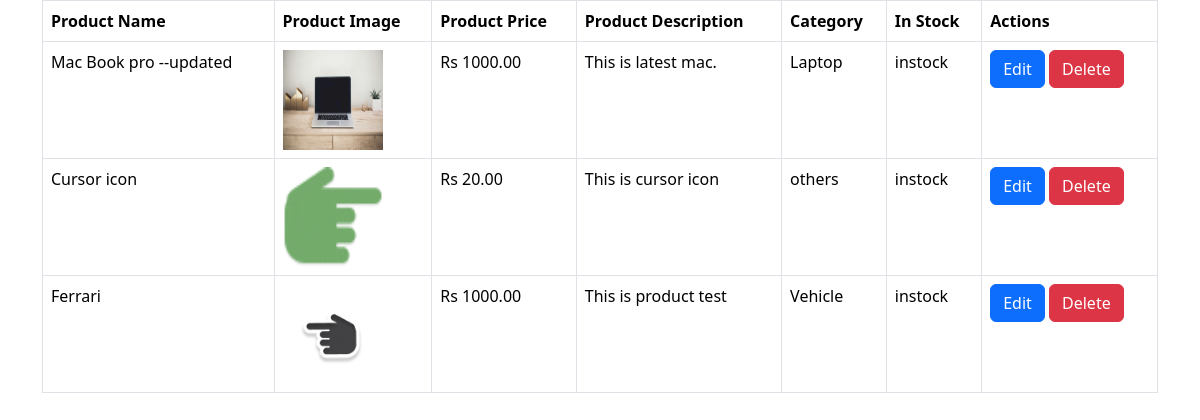
Before: /product/ with the older database file.
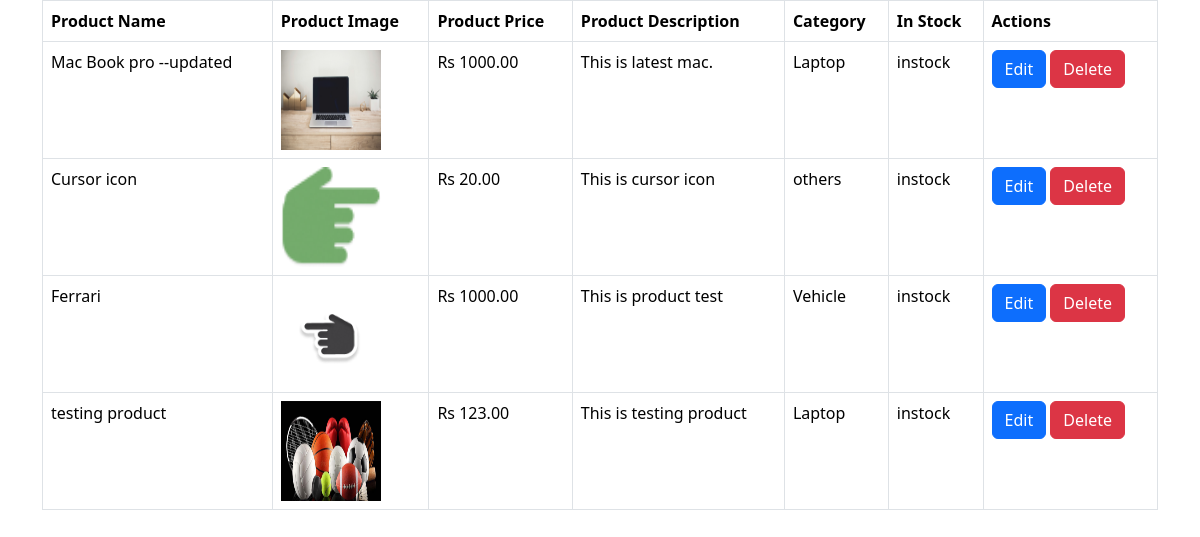
After: the same page with the newer database file.
### product/models.py (models this page shows, shortened)
class Product(models.Model):
    category = models.ForeignKey(Category, on_delete=models.CASCADE)
    product_name = models.CharField(max_length=200)
    product_price = models.DecimalField(max_digits=10, decimal_places=2,validators=[validate_less_than_0])
    product_description = models.TextField()
    product_image = models.ImageField(upload_to='products', blank=True, null=True)
    in_stock = models.BooleanField(default=True)
    created_at = models.DateTimeField(auto_now_add=True)
    updated_at = models.DateTimeField(default=timezone.now)

class Category(models.Model):
    category_name = models.CharField(max_length=200)
    class Meta:
        verbose_name_plural = "Categories"
        ordering = ['id']

### product/views.py (the view)
# urls.py: path('',views.ProductPageView.as_view(),name='product_page'),
class ProductPageView(ListView):
    model = Product
    template_name = 'product/product-page.html'
    def get_context_data(self, **kwargs):
        products = Product.objects.all()
        return {
            'products': products,
            'product_length': len(products) > 0
        }

### product/templates/product/product-page.html (shortened to what this page needs)
<!DOCTYPE html>
{% extends "base.html" %}
{% block main_content %}
    <div class="container">
      {% if product_length %}
      <table class="table table-bordered">
        <thead>
          <tr>
            <th>Product Name</th>
            <th>Product Image</th>
            <th>Product Price</th>
            <th>Product Description</th>
            <th>Category</th>
            <th>In Stock</th>
            <th>Actions</th>
          </tr>
        </thead>
        <tbody>
          {% for item in products %}
          <tr>
            <td>{{item.product_name}}</td>
            <td>
              <img
                src="{{item.product_image.url}}"
                alt="{{item.product_name}}"
                height="100px"
                width="100px"
              />
            </td>
            <td>Rs {{item.product_price}}</td>
            <td>{{item.product_description}}</td>
            <td>{{item.category.category_name}}</td>
            <td>
              {% if item.in_stock %}
              instock
              {% else %}
              out of stock
              {% endif %}
            </td>
            <td>
              <a href="{% url 'edit_product' item.id %}" class="btn btn-primary">Edit</a>
              <a href="{% url 'delete_product' item.id %}" class="btn btn-danger">Delete</a>
            </td>
          </tr>
          {% endfor %}
        </tbody>
      </table>
      {% else %}
      <div class="empty-container">
        <h1 class="text-color">No Product Found</h1>
      </div>
      {% endif %}
    </div>
{% endblock %}

### product/templates/base.html (shortened to what this page needs)
<!doctype html>
{% load static %}
<html lang="en">
  <head>
    <link rel="stylesheet" href="{% static 'css/base.css' %}">
    <link
      rel="stylesheet"
      href="https://cdn.jsdelivr.net/npm/bootstrap@5.3.8/dist/css/bootstrap.min.css"
    />
  </head>
  <body>
    <main>
        {% block main_content %}
        {% endblock %}
    </main>
  </body>
</html>

### product/static/css/base.css (style rules this page uses)
* { margin: 0; padding: 0; box-sizing: border-box; }

Changed rows visible on the page:
added Product: product_name "testing product", product_image (picture), product_price "123.00", product_description "This is testing product", category.category_name "Laptop", in_stock "instock"
